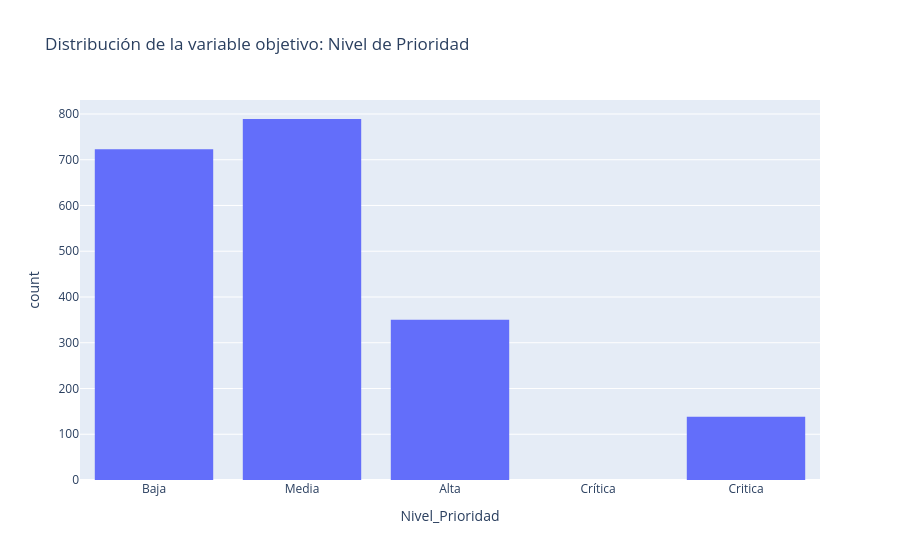

The code cell stored with this chart in its notebook:
### Code cell
################ 2 ###############
variable_objetivo = "Nivel_Prioridad"

# Cantidad por prioridad
conteo_prioridad = df_tickets[variable_objetivo].value_counts()
conteo_prioridad

#Porcentaje por prioridad
porcentaje_prioridad = df_tickets[variable_objetivo].value_counts(normalize=True) * 100
porcentaje_prioridad

# Tabla resumen
tabla_prioridad = pd.DataFrame({
    "Cantidad": conteo_prioridad,
    "Porcentaje": porcentaje_prioridad.round(2)
})

tabla_prioridad

#Histograma con Plotly Express
fig = px.histogram(
    df_tickets,
    x="Nivel_Prioridad",
    title="Distribución de la variable objetivo: Nivel de Prioridad",
    category_orders={
        "Nivel_Prioridad": ["Baja", "Media", "Alta", "Crítica"]
    }
)

fig.show()

### Figure 1 — Plotly figure (JSON) as saved in the notebook; plotly's stock layout.template omitted (floating-point values rounded to 4 significant figures; data arrays with more than 128 entries replaced by an {"elided": "..."} marker saying what was removed)
{"data": [{"bingroup": "x", "hovertemplate": "Nivel_Prioridad=%{x}<br>count=%{y}<extra></extra>", "legendgroup": "", "marker": {"color": "#636efa", "pattern": {"shape": ""}}, "name": "", "orientation": "v", "showlegend": false, "type": "histogram", "x": {"elided": "2000 str values"}, "xaxis": "x", "yaxis": "y"}], "layout": {"barmode": "relative", "legend": {"tracegroupgap": 0}, "title": {"text": "Distribución de la variable objetivo: Nivel de Prioridad"}, "xaxis": {"anchor": "y", "categoryarray": ["Baja", "Media", "Alta", "Crítica"], "categoryorder": "array", "domain": [0, 1], "title": {"text": "Nivel_Prioridad"}}, "yaxis": {"anchor": "x", "domain": [0, 1], "title": {"text": "count"}}}}
